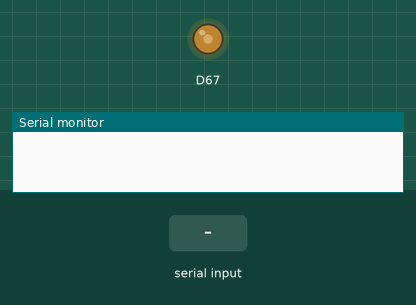
This sketch was run on a simulated Arduino Due. On the bench: output pins drawn as LEDs (lit = HIGH), the last lines printed to the serial monitor. The inputs (shaded band) are chosen by the test bench.

Above: at 1.2 s.
1.3 s: "s90\n" received over Serial
At 1.6 s:
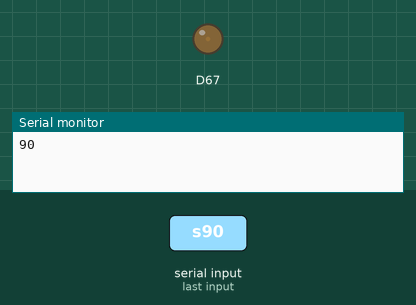
2.8 s: "s" received over Serial
At 4.8 s:
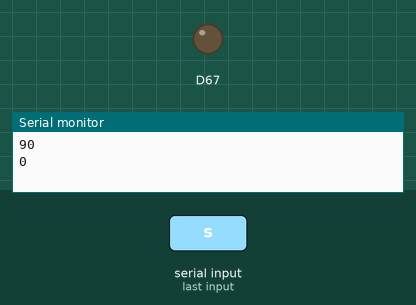
Timing chart, 0 to 6.3 s (numbered marks = the images above; inputs shaded):
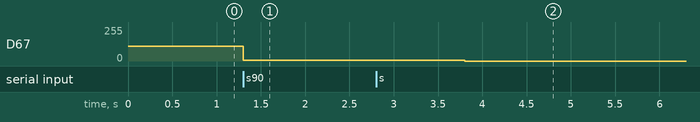

The sketch:

flow_controller.ino
```cpp
const int analogInPin = A0;  // Analog input pin that the potentiometer is attached to

int sensorValue = 0;        // value read from the pot
int outputValue = 1800;        // value output to the PWM (analog out) stands for around 1.5V

void setup() {
  Serial.begin(115200);
  analogWriteResolution(12);
  analogReadResolution(12);
  analogWrite(DAC1, outputValue );
}

//void serialEvent()
//{
//}


void loop() {
  // put your main code here, to run repeatedly:
  while (Serial.available() > 0) {
    float flow = 0;
    float set = 0;
    char cmd = Serial.read();
    switch (cmd) {
      case 'f':                                  // Read the flow voltage
        sensorValue = analogRead(analogInPin);
        flow = (0.55 + float(sensorValue) / 4094 * 2.2) / 5 * 100; // convet the read voltage to sccm
        Serial.println(flow);
        break;
      case 'o':                                 // Read the current set output voltage
        set = (0.55 + float(outputValue) / 4094 * 2.2) / 5 * 100;
        Serial.println(set);
        break;
      case 's':                                 // Change the set flow speed
        outputValue = Serial.parseInt();
        if (outputValue > 4094){
          outputValue = 4094;
          };
        if (outputValue <= 0){
          outputValue = 0;
          };
        analogWrite(DAC1, outputValue );
        Serial.println(outputValue);
        break;
      case '?':
        Serial.println("Flow controller Arduino ready.");
        break;
    }
  }
}
```

Measured:
- after the input at 1.3 s, D67: 112/255 → 5/255 at once
- after the input at 2.8 s, D67: 5/255 → 0/255 after 1.0 s
